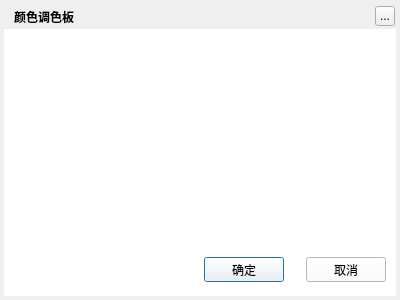
<?xml version="1.0" encoding="UTF-8"?>
<ui version="4.0">
 <class>MusicColorDialog</class>
 <widget class="QDialog" name="MusicColorDialog">
  <property name="geometry">
   <rect>
    <x>0</x>
    <y>0</y>
    <width>400</width>
    <height>300</height>
   </rect>
  </property>
  <property name="windowTitle">
   <string>颜色调色板</string>
  </property>
  <property name="styleSheet">
   <string notr="true"/>
  </property>
  <widget class="QLabel" name="background">
   <property name="geometry">
    <rect>
     <x>4</x>
     <y>4</y>
     <width>392</width>
     <height>292</height>
    </rect>
   </property>
   <property name="styleSheet">
    <string notr="true"/>
   </property>
   <property name="text">
    <string/>
   </property>
  </widget>
  <widget class="QLabel" name="topTitleName">
   <property name="geometry">
    <rect>
     <x>14</x>
     <y>4</y>
     <width>221</width>
     <height>25</height>
    </rect>
   </property>
   <property name="styleSheet">
    <string notr="true">color:&quot;#FFFFFF&quot;;font-weight:bold</string>
   </property>
   <property name="text">
    <string>颜色调色板</string>
   </property>
  </widget>
  <widget class="QToolButton" name="topTitleCloseButton">
   <property name="geometry">
    <rect>
     <x>375</x>
     <y>6</y>
     <width>20</width>
     <height>20</height>
    </rect>
   </property>
   <property name="text">
    <string>...</string>
   </property>
  </widget>
  <widget class="QWidget" name="backgroundMask" native="true">
   <property name="geometry">
    <rect>
     <x>4</x>
     <y>29</y>
     <width>392</width>
     <height>267</height>
    </rect>
   </property>
   <property name="styleSheet">
    <string notr="true">background:white;</string>
   </property>
   <widget class="MusicHlPalette" name="wgtPalette" native="true">
    <property name="geometry">
     <rect>
      <x>10</x>
      <y>10</y>
      <width>372</width>
      <height>175</height>
     </rect>
    </property>
   </widget>
   <widget class="MusicHlSaturationPalette" name="wgtSaturationIndicator" native="true">
    <property name="geometry">
     <rect>
      <x>10</x>
      <y>190</y>
      <width>372</width>
      <height>24</height>
     </rect>
    </property>
   </widget>
   <widget class="QPushButton" name="confirmButton">
    <property name="geometry">
     <rect>
      <x>200</x>
      <y>228</y>
      <width>80</width>
      <height>25</height>
     </rect>
    </property>
    <property name="text">
     <string>确定</string>
    </property>
   </widget>
   <widget class="QPushButton" name="cancelButton">
    <property name="geometry">
     <rect>
      <x>302</x>
      <y>228</y>
      <width>80</width>
      <height>25</height>
     </rect>
    </property>
    <property name="text">
     <string>取消</string>
    </property>
   </widget>
  </widget>
  <zorder>background</zorder>
  <zorder>backgroundMask</zorder>
  <zorder>topTitleName</zorder>
  <zorder>topTitleCloseButton</zorder>
 </widget>
 <customwidgets>
  <customwidget>
   <class>MusicHlPalette</class>
   <extends>QWidget</extends>
   <header>musiccolordialog.h</header>
   <container>1</container>
  </customwidget>
  <customwidget>
   <class>MusicHlSaturationPalette</class>
   <extends>QWidget</extends>
   <header>musiccolordialog.h</header>
   <container>1</container>
  </customwidget>
 </customwidgets>
 <resources/>
 <connections/>
</ui>
